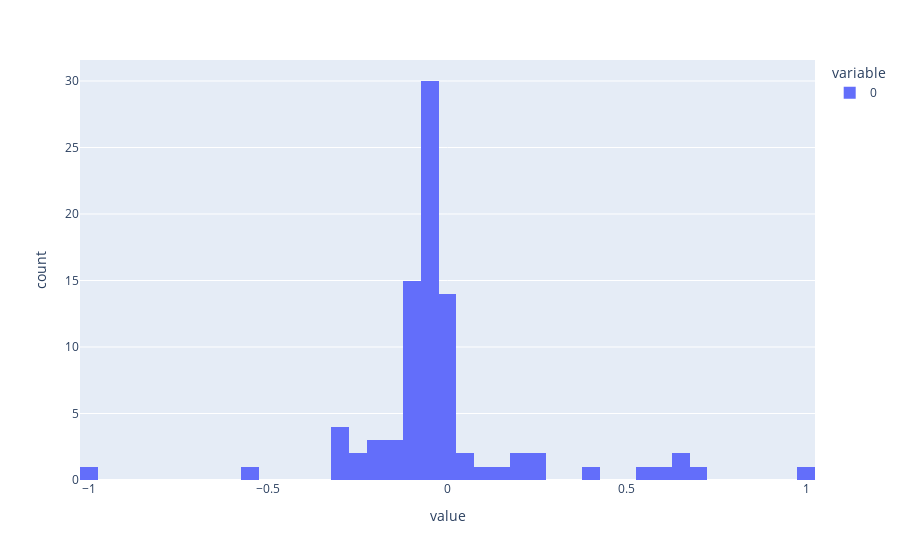

The notebook cell this image was saved under:
### Code cell
import plotly.express as px

scaler_corr = MinMaxScaler(feature_range=(-1, 1)) 

# Here we use a column with categorical data
fig = px.histogram(scaler_corr.fit_transform(df_eval['y*yhat_chage'].to_numpy().reshape(-1, 1)), nbins=60)
fig.show()

### Figure 1 — Plotly figure (JSON) as saved in the notebook; plotly's stock layout.template omitted (floating-point values rounded to 4 significant figures)
{"data": [{"alignmentgroup": "True", "bingroup": "x", "hovertemplate": "variable=0<br>value=%{x}<br>count=%{y}<extra></extra>", "legendgroup": "0", "marker": {"color": "#636efa", "pattern": {"shape": ""}}, "name": "0", "nbinsx": 60, "offsetgroup": "0", "orientation": "v", "showlegend": true, "type": "histogram", "x": [null, -0.04579, 0.6364, -0.07332, 0.5688, -0.05931, 0.5813, -0.03249, -0.04982, 1.0, -0.1047, -0.006294, -0.0009501, 0.2418, -0.09757, -0.3151, -0.002562, -0.08011, -0.2224, -0.03902, -0.04529, -0.04219, -0.5376, 0.1582, 0.01181, -0.01027, -0.03495, -0.05041, 0.07524, -0.05461, -0.08898, -0.09191, -0.2823, 0.01389, -0.00167, -0.03813, -0.0765, 0.04978, 0.222, -0.06272, 0.1876, -0.1063, -0.239, -0.311, -0.1957, 0.6523, -0.04071, 0.4027, 0.0147, 0.01167, -1, -0.2235, -0.2663, -0.05759, 0.7091, -0.05511, -0.103, -0.04934, -0.06244, -0.08166, -0.09635, -0.1669, -0.07695, -0.1231, -0.03743, -0.03064, -0.06977, -0.05392, -0.07904, -0.06056, -0.04792, -0.005046, 0.05921, -0.1272, -0.03102, -0.07908, -0.05476, -0.0803, 0.2532, -0.01105, -0.1335, -0.04579, -0.2973, -0.03654, -0.04753, -0.04258, 0.01564, -0.005205, -0.02275], "xaxis": "x", "yaxis": "y"}], "layout": {"barmode": "relative", "legend": {"title": {"text": "variable"}, "tracegroupgap": 0}, "margin": {"t": 60}, "xaxis": {"anchor": "y", "domain": [0, 1], "title": {"text": "value"}}, "yaxis": {"anchor": "x", "domain": [0, 1], "title": {"text": "count"}}}}
